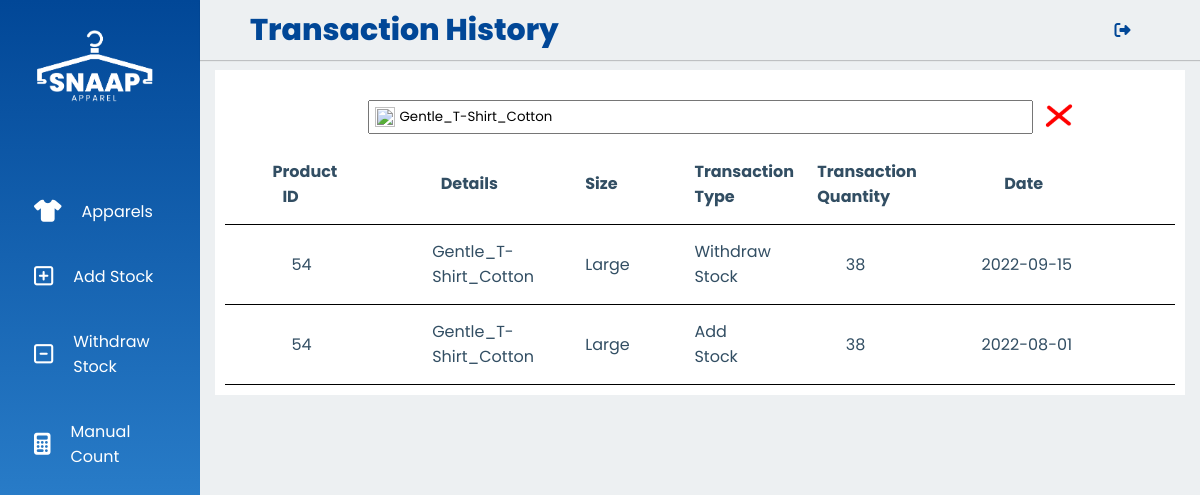
The app's page /transactionHistory.php?keyword=Gentle_T-Shirt_Cotton (signed in) with its own data.
### tables this page shows
CREATE TABLE `transaction_history_table` (
  `transaction_id` int(11) NOT NULL,
  `product_id` int(11) DEFAULT NULL,
  `transaction_type` varchar(255) DEFAULT NULL,
  `transaction_date` date DEFAULT NULL,
  `transaction_quantity` int(11) DEFAULT NULL,
  `product_size` varchar(255) DEFAULT NULL,
  `product_details` varchar(255) DEFAULT NULL
);

### transactionHistory.php (the view, shortened to what this page needs)
<?php
    include 'connection.php';
    $condition = "";
    $keyword = "";
    if (isset($_GET['keyword']) && !empty($_GET['keyword'])) {
        $keyword = $_GET['keyword'];
        $condition = "WHERE product_details LIKE '%$keyword%' OR transaction_date LIKE '%$keyword%'
        OR transaction_type LIKE '%$keyword%' OR product_id LIKE '$keyword'";
    }
    $query = "SELECT product_id, product_details, product_size,
    transaction_type, transaction_quantity, transaction_date
    FROM transaction_history_table $condition
    ORDER BY transaction_id DESC";
    $queryResult = mysqli_query($conn, $query);
?>
<!DOCTYPE html>
<html lang = "en">
    <head>
        <link rel = "stylesheet" href = "css/style.css">
    </head>
    <body>
        <div class = "header">
            <?php include 'navBar.php'; ?>
            <div class = "main_container_index">
                <div class = "table_container">
                    <form class = "searchButtons" method = "GET" style = "margin: 0; padding: 0; width: 70%;" style = "display: flex; align-items: center; position: relative;">
                        <div class = "leftButton">
                            <button type = "submit" style = "background: none; border: none;">
                                <img src = "assets/magniGlass.png" style = "width: 20px; height: 20px; position: absolute; transform: translate(7px,70%); cursor: pointer;">
                            </button>
                            <input type = "text" placeholder = "Quick search" name = "keyword" value = "<?php echo $keyword;?>" style = "width: 100%; padding: 5px; padding-left: 30px; flex: 1;">
                        </div>
                        <?php
                            if(isset($_GET['keyword']) && !empty($_GET['keyword'])) {
                                echo '
                                    <div class = "RightButton">
                                        <label></label>
                                        <a href = "transactionHistory.php">
                                            <img src = "assets/cross.png" style = "width: 50px; height: 50px; position: absolute; transform: translate(1px,30%); cursor: pointer;">
                                        </a>
                                    </div>
                                ';
                            }
                        ?>
                    </form>
                    <table>
                        <thead>
                            <tr>
                                <th style = "width: 13%;">Product ID</th>
                                <th style = "width: 18%; padding-right: .3%">Details</th>
                                <th style = "width: 8%;">Size</th>
                                <th style = "width: 15%; padding-left: 8%;">Transaction Type</th>
                                <th style = "width: 5%;">Transaction Quantity</th>
                                <th style = "width: 30%;">Date</th>
                            </tr>
                        </thead>
                        <tbody>
                            <?php
                                while ($row = mysqli_fetch_array($queryResult, MYSQLI_BOTH)) {
                                    $productId = $row['product_id'];
                                    $details = $row['product_details'];
                                    $size = $row['product_size'];
                                    $trans = $row['transaction_type'];
                                    $transQuantity = $row['transaction_quantity'];
                                    $transDate = $row['transaction_date'];
                                    echo '
                                        <tr>
                                            <td style="width: 13%; padding-left: 7%;">' . $productId . '</td>
                                            <td style="width: 18%;">' . $details . '</td>
                                            <td style="width: 8%; padding-left: 5%;">' . $size . '</td>
                                            <td style="width: 15%; padding-right: 10%;">' . $trans . '</td>
                                            <td style="width: 5%;">' . $transQuantity . '</td>
                                            <td style="width: 30%; padding-left: 11.5%;">' . $transDate . '</td>
                                        </tr>
                                    ';
                                }
                            ?>
                        </tbody>
                    </table>
                </div>
            </div>
        </div>
    </body>
</html>

### css/style.css (style rules this page uses)
* { margin: 0; padding: 0; box-sizing: border-box; font-family: 'Poppins', sans-serif; }
.header { width: 100%; height: 100vh; background: #EDF0F2; }
.main_container_index { width: calc(100% - 200px); margin-top: 50px; margin-left: 200px; padding: 15px; transition: all 0.3s ease; background: #EDF0F2; }
html { position: relative; overflow-x: hidden !important; }
* { box-sizing: border-box; }
body { font-family: 'Quicksand', sans-serif; color: #324e63; }
table { border-collapse: collapse; }
.table_container { display: flex; flex-direction: column; align-items: center; padding: 10px; gap: 10px; width: 100%; height: 100%; background: #FFFFFF; align-self: stretch; }
th { box-sizing: border-box; flex-direction: row; align-items: center; padding: 10px 5%; width: 1244px; height: 80px; border-bottom: 1px solid #000000; align-self: stretch; }
td { box-sizing: border-box; flex-direction: row; align-items: center; padding: 10px 8%; width: 1244px; height: 80px; border-bottom: 1px solid #000000; align-self: stretch; }
.searchButtons { display: flex; }
.leftButton, .rightButton { flex: 1; }

### records on screen
transaction_history_table: product "54", product_details "Gentle_T-Shirt_Cotton", product_size "Large", transaction_type "Withdraw Stock", transaction_quantity "38", transaction_date "2022-09-15"
transaction_history_table: product "54", product_details "Gentle_T-Shirt_Cotton", product_size "Large", transaction_type "Add Stock", transaction_quantity "38", transaction_date "2022-08-01"
